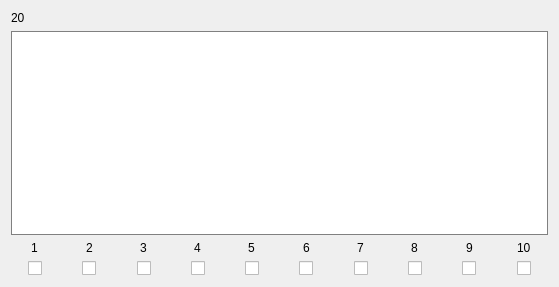
            <widget class="QWidget" name="scrollAreaWidgetContents_178">
             <property name="geometry">
              <rect>
               <x>0</x>
               <y>0</y>
               <width>559</width>
               <height>287</height>
              </rect>
             </property>
             <layout class="QVBoxLayout" name="verticalLayout_118">
              <item>
               <widget class="QLabel" name="Name_20">
                <property name="text">
                 <string>20</string>
                </property>
               </widget>
              </item>
              <item>
               <widget class="QTextEdit" name="Text_20">
                <property name="styleSheet">
                 <string notr="true">border: 1px solid gray</string>
                </property>
               </widget>
              </item>
              <item>
               <layout class="QHBoxLayout" name="horizontalLayout_22">
                <property name="bottomMargin">
                 <number>0</number>
                </property>
                <item>
                 <layout class="QVBoxLayout" name="verticalLayout_203">
                  <property name="rightMargin">
                   <number>0</number>
                  </property>
                  <property name="bottomMargin">
                   <number>0</number>
                  </property>
                  <item alignment="Qt::AlignHCenter">
                   <widget class="QLabel" name="label_182">
                    <property name="text">
                     <string>1</string>
                    </property>
                   </widget>
                  </item>
                  <item alignment="Qt::AlignHCenter">
                   <widget class="QCheckBox" name="Check_20_1">
                    <property name="text">
                     <string/>
                    </property>
                   </widget>
                  </item>
                 </layout>
                </item>
                <item>
                 <layout class="QVBoxLayout" name="verticalLayout_204">
                  <property name="rightMargin">
                   <number>0</number>
                  </property>
                  <property name="bottomMargin">
                   <number>0</number>
                  </property>
                  <item alignment="Qt::AlignHCenter">
                   <widget class="QLabel" name="label_183">
                    <property name="text">
                     <string>2</string>
                    </property>
                   </widget>
                  </item>
                  <item alignment="Qt::AlignHCenter">
                   <widget class="QCheckBox" name="Check_20_2">
                    <property name="text">
                     <string/>
                    </property>
                   </widget>
                  </item>
                 </layout>
                </item>
                <item>
                 <layout class="QVBoxLayout" name="verticalLayout_205">
                  <property name="rightMargin">
                   <number>0</number>
                  </property>
                  <property name="bottomMargin">
                   <number>0</number>
                  </property>
                  <item alignment="Qt::AlignHCenter">
                   <widget class="QLabel" name="label_184">
                    <property name="text">
                     <string>3</string>
                    </property>
                   </widget>
                  </item>
                  <item alignment="Qt::AlignHCenter">
                   <widget class="QCheckBox" name="Check_20_3">
                    <property name="text">
                     <string/>
                    </property>
                   </widget>
                  </item>
                 </layout>
                </item>
                <item>
                 <layout class="QVBoxLayout" name="verticalLayout_206">
                  <property name="rightMargin">
                   <number>0</number>
                  </property>
                  <property name="bottomMargin">
                   <number>0</number>
                  </property>
                  <item alignment="Qt::AlignHCenter">
                   <widget class="QLabel" name="label_185">
                    <property name="text">
                     <string>4</string>
                    </property>
                   </widget>
                  </item>
                  <item alignment="Qt::AlignHCenter">
                   <widget class="QCheckBox" name="Check_20_4">
                    <property name="text">
                     <string/>
                    </property>
                   </widget>
                  </item>
                 </layout>
                </item>
                <item>
                 <layout class="QVBoxLayout" name="verticalLayout_207">
                  <property name="rightMargin">
                   <number>0</number>
                  </property>
                  <property name="bottomMargin">
                   <number>0</number>
                  </property>
                  <item alignment="Qt::AlignHCenter">
                   <widget class="QLabel" name="label_186">
                    <property name="text">
                     <string>5</string>
                    </property>
                   </widget>
                  </item>
                  <item alignment="Qt::AlignHCenter">
                   <widget class="QCheckBox" name="Check_20_5">
                    <property name="text">
                     <string/>
                    </property>
                   </widget>
                  </item>
                 </layout>
                </item>
                <item>
                 <layout class="QVBoxLayout" name="verticalLayout_208">
                  <property name="rightMargin">
                   <number>0</number>
                  </property>
                  <property name="bottomMargin">
                   <number>0</number>
                  </property>
                  <item alignment="Qt::AlignHCenter">
                   <widget class="QLabel" name="label_187">
                    <property name="text">
                     <string>6</string>
                    </property>
                   </widget>
                  </item>
                  <item alignment="Qt::AlignHCenter">
                   <widget class="QCheckBox" name="Check_20_6">
                    <property name="text">
                     <string/>
                    </property>
                   </widget>
                  </item>
                 </layout>
                </item>
                <item>
                 <layout class="QVBoxLayout" name="verticalLayout_209">
                  <property name="rightMargin">
                   <number>0</number>
                  </property>
                  <property name="bottomMargin">
                   <number>0</number>
                  </property>
                  <item alignment="Qt::AlignHCenter">
                   <widget class="QLabel" name="label_188">
                    <property name="text">
                     <string>7</string>
                    </property>
                   </widget>
                  </item>
                  <item alignment="Qt::AlignHCenter">
                   <widget class="QCheckBox" name="Check_20_7">
                    <property name="text">
                     <string/>
                    </property>
                   </widget>
                  </item>
                 </layout>
                </item>
                <item>
                 <layout class="QVBoxLayout" name="verticalLayout_210">
                  <property name="rightMargin">
                   <number>0</number>
                  </property>
                  <property name="bottomMargin">
                   <number>0</number>
                  </property>
                  <item alignment="Qt::AlignHCenter">
                   <widget class="QLabel" name="label_189">
                    <property name="text">
                     <string>8</string>
                    </property>
                   </widget>
                  </item>
                  <item alignment="Qt::AlignHCenter">
                   <widget class="QCheckBox" name="Check_20_8">
                    <property name="text">
                     <string/>
                    </property>
                   </widget>
                  </item>
                 </layout>
                </item>
                <item>
                 <layout class="QVBoxLayout" name="verticalLayout_211">
                  <property name="rightMargin">
                   <number>0</number>
                  </property>
                  <property name="bottomMargin">
                   <number>0</number>
                  </property>
                  <item alignment="Qt::AlignHCenter">
                   <widget class="QLabel" name="label_190">
                    <property name="text">
                     <string>9</string>
                    </property>
                   </widget>
                  </item>
                  <item alignment="Qt::AlignHCenter">
                   <widget class="QCheckBox" name="Check_20_9">
                    <property name="text">
                     <string/>
                    </property>
                   </widget>
                  </item>
                 </layout>
                </item>
                <item>
                 <layout class="QVBoxLayout" name="verticalLayout_212">
                  <property name="rightMargin">
                   <number>0</number>
                  </property>
                  <property name="bottomMargin">
                   <number>0</number>
                  </property>
                  <item alignment="Qt::AlignHCenter">
                   <widget class="QLabel" name="label_191">
                    <property name="text">
                     <string>10</string>
                    </property>
                   </widget>
                  </item>
                  <item alignment="Qt::AlignHCenter">
                   <widget class="QCheckBox" name="Check_20_10">
                    <property name="text">
                     <string/>
                    </property>
                   </widget>
                  </item>
                 </layout>
                </item>
               </layout>
              </item>
             </layout>
            </widget>
